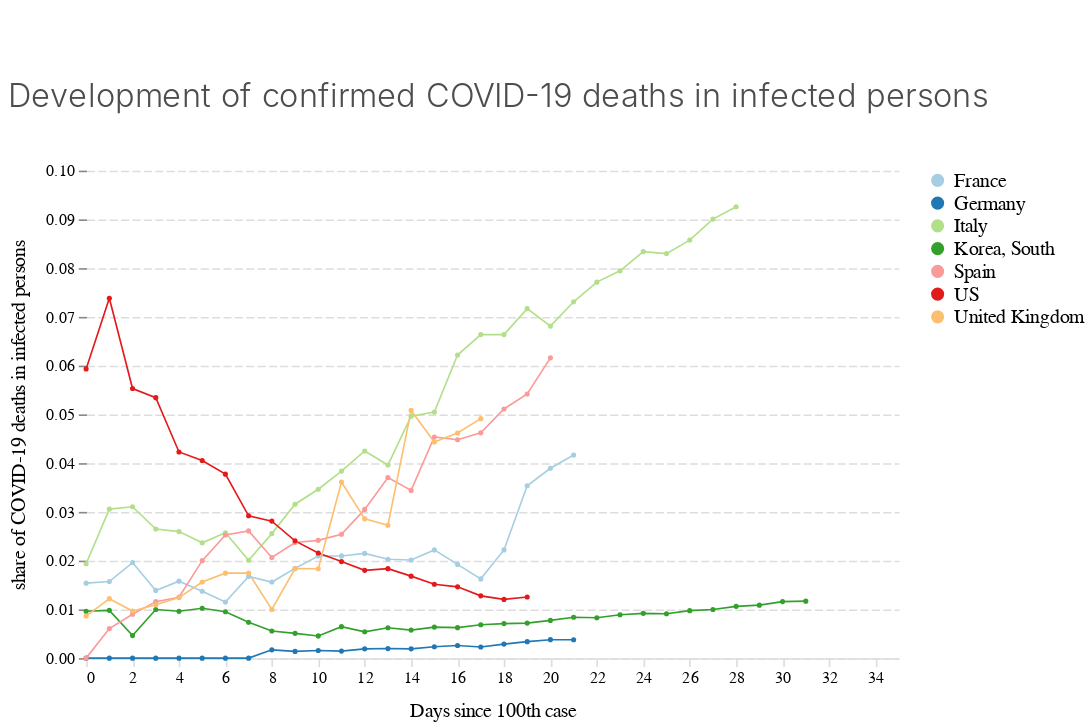

This figure's notebook cell:
### Code cell
chart_deaths_infections_100

### Figure 1 — Vega-Lite specification as saved in the notebook (floating-point values rounded to 4 significant figures; data arrays with more than 128 entries replaced by an {"elided": "..."} marker saying what was removed)
{"$schema": "https://vega.github.io/schema/vega-lite/v3.4.0.json", "config": {"area": {"fill": "#1696d2"}, "axisX": {"domain": true, "domainColor": "#DEDDDD", "domainDashOffset": 10, "domainWidth": 1, "grid": false, "labelAngle": 0, "labelFont": "Avenir", "labelFontSize": 10, "tickColor": "#DEDDDD", "titleFont": "Avenir", "titleFontSize": 12, "titleFontWeight": 400, "titlePadding": 10}, "axisY": {"domain": false, "domainDashOffset": 10, "grid": true, "gridColor": "#DEDDDD", "gridDash": [5, 2], "gridWidth": 1, "labelAngle": 0, "labelFont": "Avenir", "labelFontSize": 10, "titleFont": "Avenir", "titleFontSize": 12, "titleFontWeight": 400, "titlePadding": 10}, "bar": {"fill": "#1696d2", "strokeWidth": 0}, "guide-title": {"color": "Monospace", "font": "Avenir", "fontSize": 15}, "header": {"titleFontSize": 12, "titleFontWeight": 400}, "legend": {"labelFont": "Avenir", "labelFontSize": 12, "symbolSize": 50, "symbolType": "circle", "title": "", "titleFont": "Avenir", "titleFontSize": 12}, "line": {"color": "#1696d2", "stroke": "#1696d2", "strokeWidth": 1}, "path": {"stroke": "#1696d2"}, "point": {"filled": true}, "range": {"category": ["#a6cee3", "#1f78b4", "#b2df8a", "#33a02c", "#fb9a99", "#e31a1c", "#fdbf6f", "#ff7f00"], "diverging": ["#cfe8f3", "#a2d4ec", "#73bfe2", "#46abdb", "#1696d2", "#12719e"]}, "text": {"align": "right", "color": "#1696d2", "font": "Avenir", "fontSize": 12, "fontWeight": 400, "size": 11}, "title": {"anchor": "start", "color": "#4d4d4d", "font": "Avenir", "fontSize": 20, "fontWeight": 300, "lineHeight": 100, "offset": 30}, "trail": {"color": "#1696d2", "stroke": "#1696d2"}, "view": {"strokeWidth": 0}}, "data": {"name": "data-87a032509471d5a58e98cfeac2f8ebe4"}, "datasets": {"data-87a032509471d5a58e98cfeac2f8ebe4": {"elided": "164 records"}}, "encoding": {"color": {"field": "country", "type": "nominal"}, "x": {"field": "days_since100", "title": "Days since 100th case", "type": "quantitative"}, "y": {"field": "death_rate", "title": "share of COVID-19 deaths in infected persons", "type": "quantitative"}}, "height": 300, "mark": {"point": {"shape": "circle", "size": 10}, "type": "line"}, "padding": {"bottom": 5, "left": 5, "right": 5, "top": 50}, "title": "Development of confirmed COVID-19 deaths in infected persons", "width": 500}
